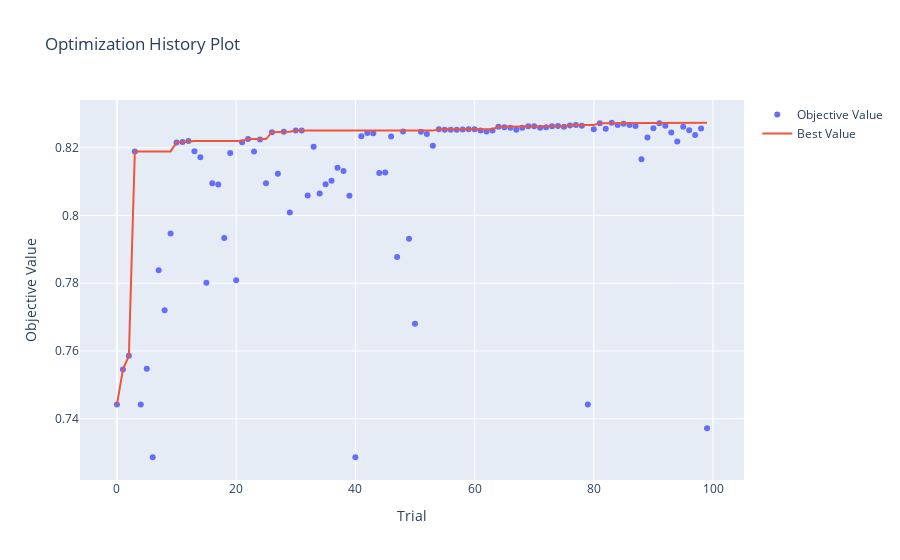

Notebook cell for this chart:
### Markdown cell above
## ***Optuna Visualization***

### Code cell
optuna.visualization.plot_optimization_history(study_dt_balanced_ad)
